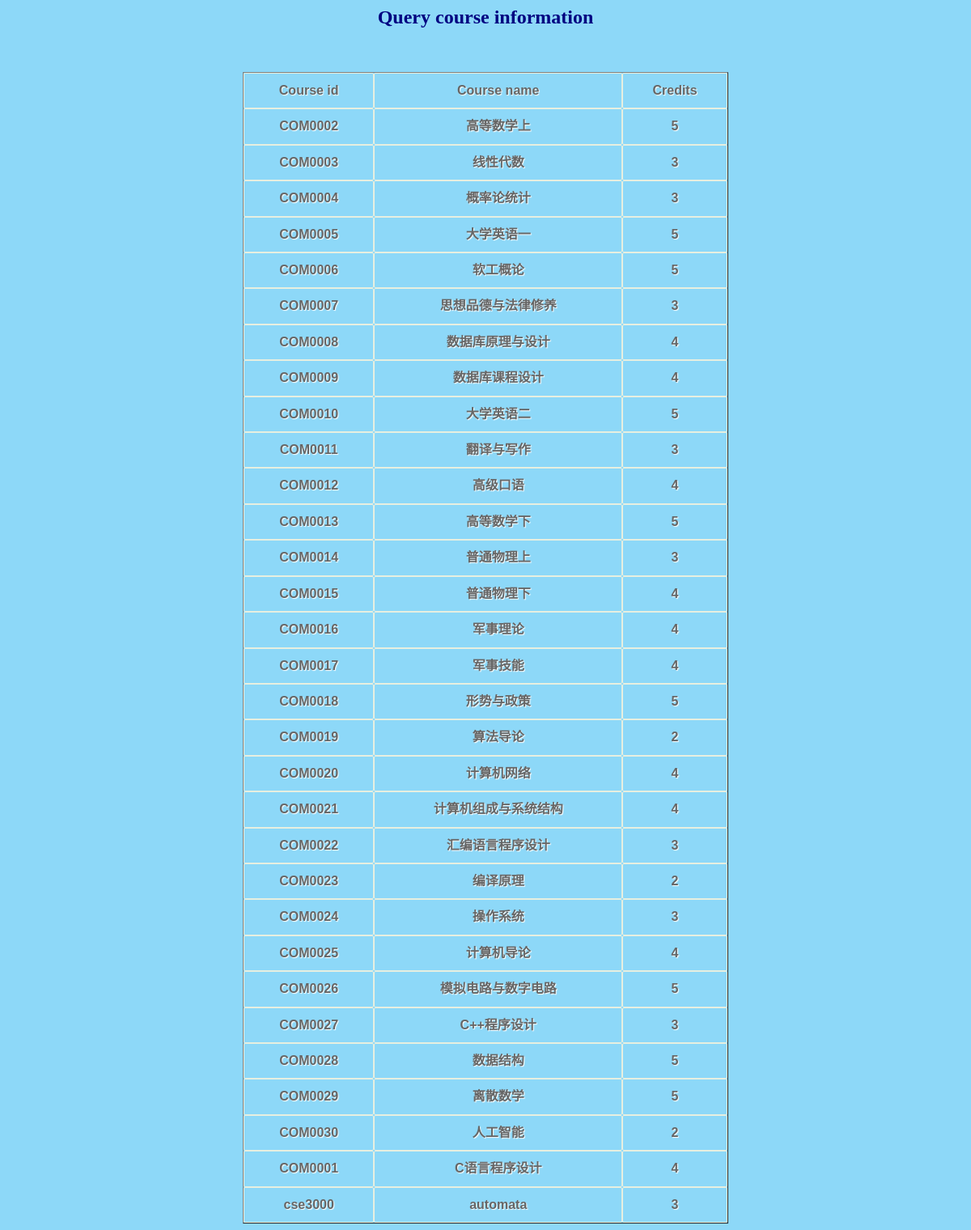
Page /admin_cou_sel (signed in) on the committed database.
### tables this page shows
CREATE TABLE "course" (
	 "cno" varchar(20,0) NOT NULL,
	 "cname" varchar(20,0) NOT NULL,
	 "ccredit" integer(2,0) NOT NULL,
	PRIMARY KEY("cno")
);

### StuManager.py (the view)
@app.route('/admin_cou_sel')
def admin_cou_sel():
    if not session.get('role') or (session['role'] != 'admin' and session['role'] != 'teacher'):
        error = "You are not logged in or you are not an administrator"
        return render_template("educational_management/login.html", error=error)
    cursor = get_db()
    query = "select * from course "
    print(query)
    course_result_set = cursor.execute(query)
    data = []
    for cou in course_result_set:
        info = []
        info.append(cou[0])
        info.append(cou[1])
        info.append(cou[2])
        print(info)
        data.append(info)
    return render_template('educational_management/admin_cou_sel.html', course_data=data)

### StuManager.py (called while the page is built)
def connect_db():
    conn = sqlite3.connect(app.config['DATABASE'])
    conn.row_factory = sqlite3.Row
    return conn

def get_db():
    if not hasattr(g, 'sqlite_db'):  # 未连接数据库
        g.sqlite_db = connect_db()
    return g.sqlite_db

### templates/educational_management/admin_cou_sel.html (shortened to what this page needs)
<!DOCTYPE HTML PUBLIC "-//W3C//DTD HTML 4.01 Transitional//EN">
<html>
  <head>
    <link rel="stylesheet" href="{{ url_for('static',filename='css/style.css') }}">
  </head>
  <body bgcolor="#8dd8f8">
 <div align="center"><strong><font color="#000080" size="5" face="华文楷体">Query course information<br><br><br></font></strong></div>
    <table class="table1" border="1" width="600" align="center" cellspacing="0" cellpadding="0">
       <tr><td height="25">Course id</td>
                <td height="25">Course name</td>
                <td height="25">Credits</td>
            </tr>
         {% for cno, cname , ccredit in course_data%}
            <tr><td height="25">{{ cno }}</td>
                <td height="25">{{ cname}}</td>
                <td height="25">{{ ccredit }}</td>
            </tr>
         {% endfor %}
        </table>
  </body>
</html>

### static/css/style.css (style rules this page uses)
table.table1 { font-family: "Trebuchet MS", sans-serif; font-size: 16px; font-weight: bold; line-height: 1.4em; font-style: normal; border-collapse:separate; }
.table1 tbody td { padding:10px; text-align:center; border: 1px solid #E7EFE0; -moz-border-radius:2px; -webkit-border-radius:2px; border-radius:2px; color:#666; text-shadow:1px 1px 1px #fff; }

### rows in the picture
course: cno "COM0002", cname "高等数学上", ccredit "5"
course: cno "COM0003", cname "线性代数", ccredit "3"
course: cno "COM0004", cname "概率论统计", ccredit "3"
course: cno "COM0005", cname "大学英语一", ccredit "5"
course: cno "COM0006", cname "软工概论", ccredit "5"
course: cno "COM0007", cname "思想品德与法律修养", ccredit "3"
course: cno "COM0008", cname "数据库原理与设计", ccredit "4"
course: cno "COM0009", cname "数据库课程设计", ccredit "4"
course: cno "COM0010", cname "大学英语二", ccredit "5"
course: cno "COM0011", cname "翻译与写作", ccredit "3"
course: cno "COM0012", cname "高级口语", ccredit "4"
course: cno "COM0013", cname "高等数学下", ccredit "5"
course: cno "COM0014", cname "普通物理上", ccredit "3"
course: cno "COM0015", cname "普通物理下", ccredit "4"
course: cno "COM0016", cname "军事理论", ccredit "4"
course: cno "COM0017", cname "军事技能", ccredit "4"
course: cno "COM0018", cname "形势与政策", ccredit "5"
course: cno "COM0019", cname "算法导论", ccredit "2"
course: cno "COM0020", cname "计算机网络", ccredit "4"
course: cno "COM0021", cname "计算机组成与系统结构", ccredit "4"
course: cno "COM0022", cname "汇编语言程序设计", ccredit "3"
course: cno "COM0023", cname "编译原理", ccredit "2"
course: cno "COM0024", cname "操作系统", ccredit "3"
course: cno "COM0025", cname "计算机导论", ccredit "4"
course: cno "COM0026", cname "模拟电路与数字电路", ccredit "5"
course: cno "COM0027", cname "C++程序设计", ccredit "3"
course: cno "COM0028", cname "数据结构", ccredit "5"
course: cno "COM0029", cname "离散数学", ccredit "5"
course: cno "COM0030", cname "人工智能", ccredit "2"
course: cno "COM0001", cname "C语言程序设计", ccredit "4"
course: cno "cse3000", cname "automata", ccredit "3"
